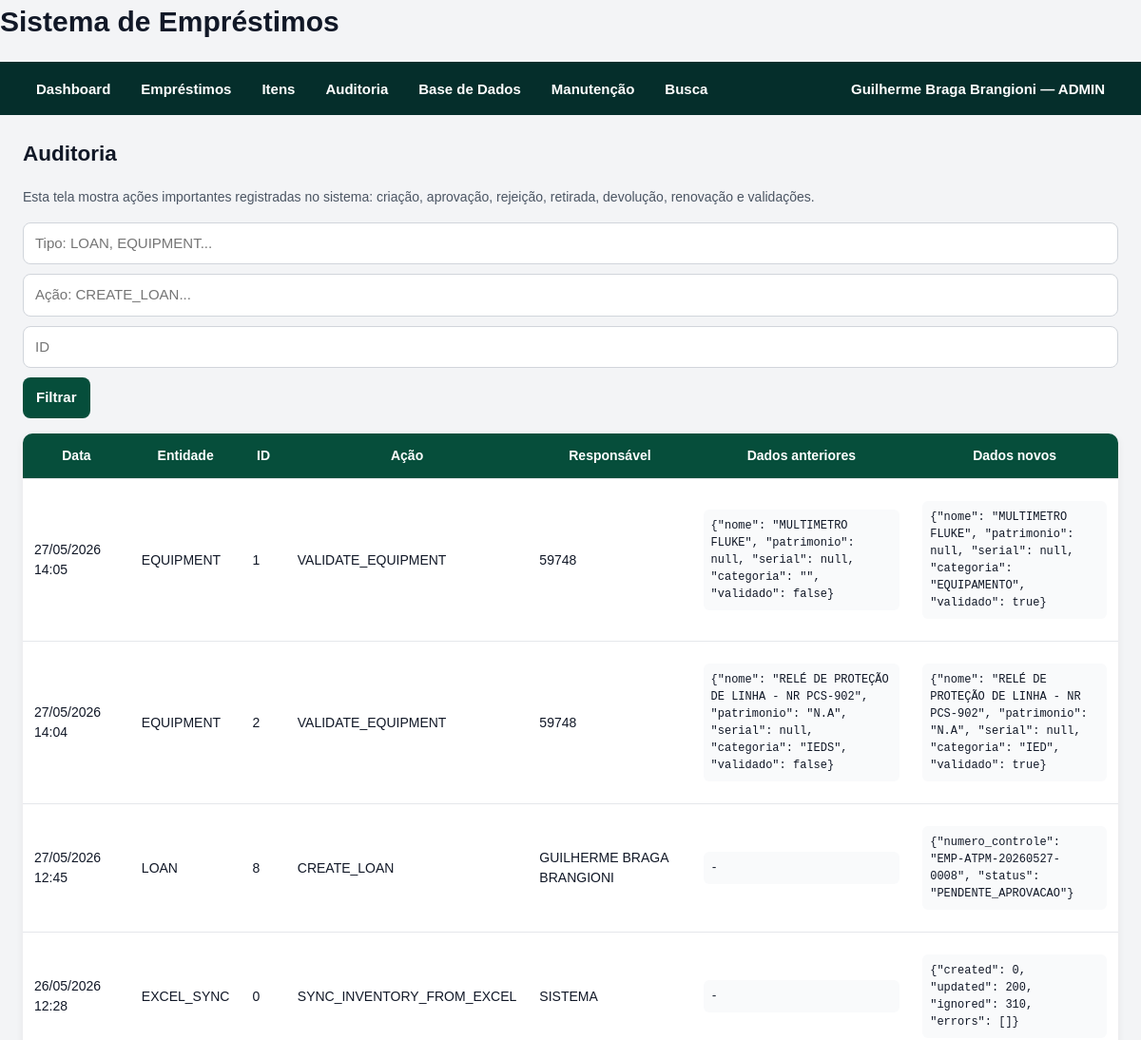
The app's page /auditoria/ (signed in, upper part), older data.
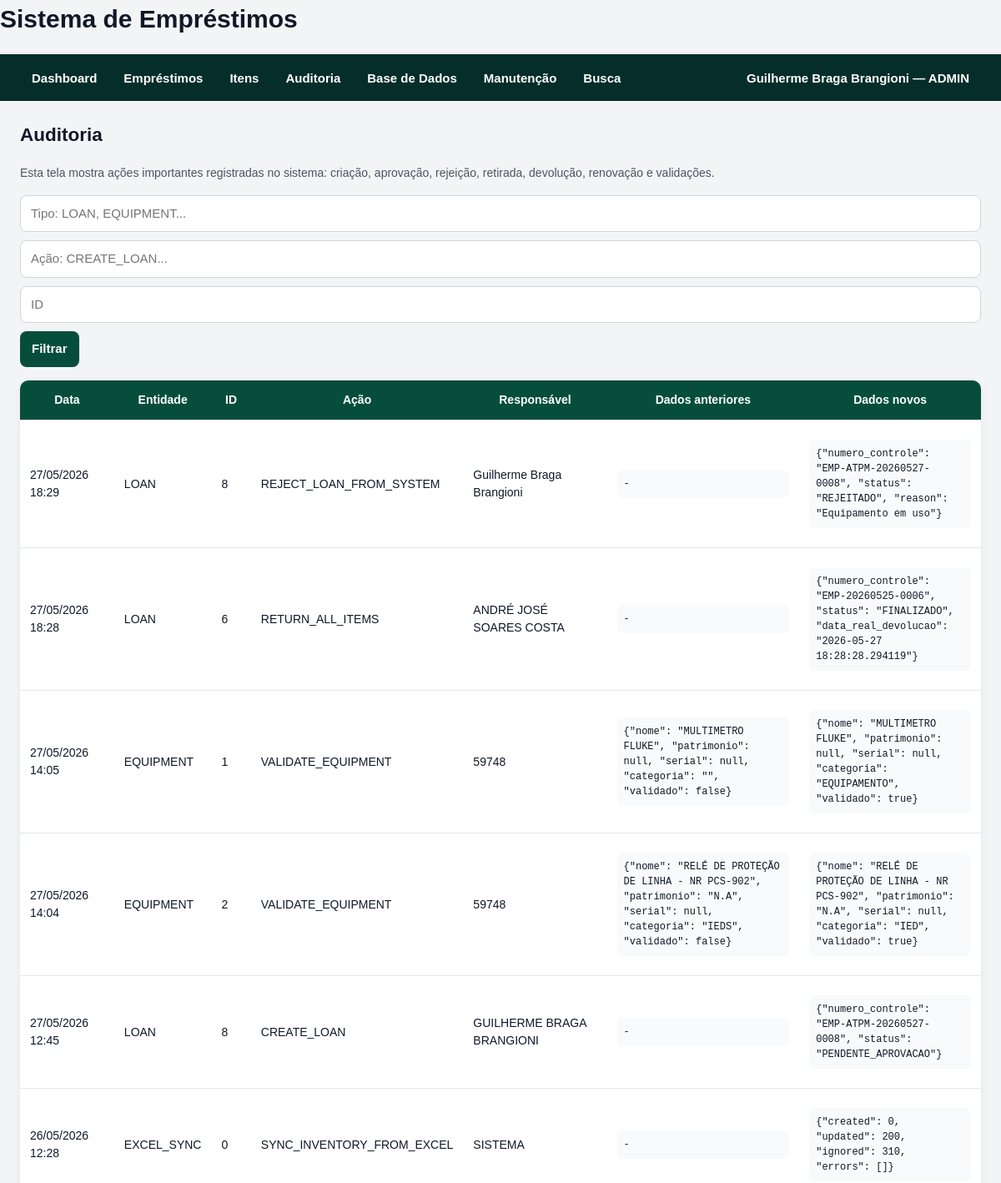
The same page, newer data.
### models/system_user.py (models this page shows, shortened)
class SystemUser(db.Model):
    __tablename__ = "system_users"
    id = db.Column(db.Integer, primary_key=True)
    nome = db.Column(db.String(255), nullable=False)
    email = db.Column(db.String(255), nullable=False, unique=True, index=True)
    password_hash = db.Column(db.String(255), nullable=False)
    role = db.Column(db.String(50), nullable=False, default="CONSULTA")
    active = db.Column(db.Boolean, default=True)
    matricula = db.Column(db.String(20))
    telefone = db.Column(db.String(20))
    gerencia = db.Column(db.String(10))
    regional = db.Column(db.String(20))
    equipe = db.Column(db.String(255))
    must_change_password = db.Column(
        db.Boolean,
        nullable=False,
        default=False,
    )
    temporary_password_generated_at = db.Column(db.DateTime)
    password_changed_at = db.Column(db.DateTime)
    last_login_at = db.Column(db.DateTime)
    created_at = db.Column(db.DateTime, default=datetime.utcnow)
    updated_at = db.Column(
        db.DateTime,
        default=datetime.utcnow,
        onupdate=datetime.utcnow,
    )

### models/audit_log.py (models this page shows)
class AuditLog(db.Model):
    __tablename__ = "audit_logs"
    id = db.Column(db.Integer, primary_key=True)
    entity_type = db.Column(db.String(100), nullable=False)
    entity_id = db.Column(db.Integer, nullable=False)
    action = db.Column(db.String(255), nullable=False)
    performed_by = db.Column(db.String(255), nullable=False)
    old_data = db.Column(db.Text)
    new_data = db.Column(db.Text)
    created_at = db.Column(db.DateTime, default=datetime.utcnow)

### routes/audit_routes.py (the view)
@audit_bp.route("/")
def audit_list():
    entity_type = request.args.get("entity_type", "").strip()
    action = request.args.get("action", "").strip()
    entity_id = request.args.get("entity_id", "").strip()
    query = AuditLog.query
    if entity_type:
        query = query.filter(AuditLog.entity_type == entity_type)
    if action:
        query = query.filter(AuditLog.action == action)
    if entity_id:
        try:
            query = query.filter(AuditLog.entity_id == int(entity_id))
        except ValueError:
            pass
    logs = query.order_by(
        AuditLog.created_at.desc()
    ).limit(300).all()
    return render_template(
        "audit_list.html",
        logs=logs,
        entity_type=entity_type,
        action=action,
        entity_id=entity_id,
    )

### services/approval_service.py (called while the page is built, shortened)
    @staticmethod
    def count_pending_for_current_user() -> int:
        current_user = AuthService.get_current_user()
        if not current_user:
            return 0
        query = (
            Loan.query
            .join(Approver, Loan.approver_id == Approver.id)
            .filter(Loan.status == LoanStatus.PENDENTE_APROVACAO.value)
        )
        if current_user.role == UserRole.ADMIN.value:
            return query.count()

### services/auth_service.py (called while the page is built)
    @staticmethod
    def count_users() -> int:
        return SystemUser.query.count()

    @staticmethod
    def get_current_user() -> SystemUser | None:
        user_id = session.get(AuthService.SESSION_USER_ID_KEY)
        if not user_id:
            return None
        user = db.session.get(SystemUser, user_id)
        if not user or not user.active:
            AuthService.logout_user()
            return None
        return user

### templates/audit_list.html
{% extends "base.html" %}
{% block content %}
<h2>Auditoria</h2>
<p class="hint">
    Esta tela mostra ações importantes registradas no sistema:
    criação, aprovação, rejeição, retirada, devolução, renovação e validações.
</p>
<form method="get" class="form-inline">
    <input
        type="text"
        name="entity_type"
        placeholder="Tipo: LOAN, EQUIPMENT..."
        value="{{ entity_type }}"
    >
    <input
        type="text"
        name="action"
        placeholder="Ação: CREATE_LOAN..."
        value="{{ action }}"
    >
    <input
        type="number"
        name="entity_id"
        placeholder="ID"
        value="{{ entity_id }}"
    >
    <button type="submit">Filtrar</button>
</form>
<table>
    <thead>
        <tr>
            <th>Data</th>
            <th>Entidade</th>
            <th>ID</th>
            <th>Ação</th>
            <th>Responsável</th>
            <th>Dados anteriores</th>
            <th>Dados novos</th>
        </tr>
    </thead>
    <tbody>
        {% for log in logs %}
        <tr>
            <td>{{ log.created_at.strftime("%d/%m/%Y %H:%M") }}</td>
            <td>{{ log.entity_type }}</td>
            <td>{{ log.entity_id }}</td>
            <td>{{ log.action }}</td>
            <td>{{ log.performed_by }}</td>
            <td>
                <pre>{{ log.old_data or "-" }}</pre>
            </td>
            <td>
                <pre>{{ log.new_data or "-" }}</pre>
            </td>
        </tr>
        {% endfor %}
    </tbody>
</table>
{% endblock %}

### templates/base.html (shortened to what this page needs)
<!DOCTYPE html>
<html lang="pt-BR">
<head>
    <link rel="stylesheet" href="{{ url_for('static', filename='style.css') }}">
</head>
<body>
    <header class="topbar">
        <h1>Sistema de Empréstimos</h1>
        <nav class="navbar">
            <div class="nav-left">
                <a class="nav-link" href="{{ url_for('main_bp.dashboard') }}">
                    Dashboard
                </a>
                {% if current_user %}
                    {% if current_user.role in ["ADMIN", "OPERADOR", "CONSULTA"] %}
                    <div class="nav-item dropdown">
                        <button class="nav-drop-button" type="button">
                            Empréstimos
                        </button>
                    </div>
                    {% endif %}
                    {% if current_user.role in ["ADMIN", "OPERADOR", "CONSULTA"] %}
                    <div class="nav-item dropdown">
                        <button class="nav-drop-button" type="button">
                            Itens
                        </button>
                    </div>
                    {% endif %}
                    {% if current_user.role in ["ADMIN", "OPERADOR"] %}
                    <div class="nav-item dropdown">
                        <button class="nav-drop-button" type="button">
                            Auditoria
                        </button>
                    </div>
                    {% endif %}
                    {% if current_user.role in ["ADMIN", "OPERADOR"] %}
                    <div class="nav-item dropdown">
                        <button class="nav-drop-button" type="button">
                            Base de Dados
                        </button>
                    </div>
                    {% endif %}
                    {% if current_user.role == "ADMIN" %}
                    <div class="nav-item dropdown">
                        <button class="nav-drop-button" type="button">
                            Manutenção
                        </button>
                    </div>
                    {% endif %}
                    <a class="nav-link" href="{{ url_for('search_bp.global_search') }}">
                        Busca
                    </a>
                {% endif %}
            </div>
            <div class="nav-right">
                {% if current_user %}
                    <div class="nav-item dropdown user-menu">
                        <button class="nav-drop-button" type="button">
                            {{ current_user.nome }} — {{ current_user.role }}
                        </button>
                    </div>
                {% else %}
                    <a class="nav-link" href="{{ url_for('auth_bp.login') }}">
                        Entrar
                    </a>
                {% endif %}
            </div>
        </nav>
    </header>
    <main class="container">
        {% block content %}{% endblock %}
    </main>
</body>
</html>

### static/style.css (style rules this page uses)
* { box-sizing: border-box; }
body { margin: 0; padding: 0; font-family: Arial, Helvetica, sans-serif; font-size: 15px; line-height: 1.5; background: #f3f4f6; color: #111827; }
h1, h2, h3, h4 { margin-top: 0; color: #111827; }
h2 { margin-bottom: 18px; }
a { color: #2563eb; text-decoration: none; }
pre { white-space: pre-wrap; word-break: break-word; background: #f9fafb; padding: 8px; border-radius: 6px; font-size: 12px; max-width: 360px; }
main, .container { max-width: 1400px; margin: 0 auto; padding: 24px; }
.navbar { background: #1f2937; color: white; display: flex; justify-content: space-between; align-items: center; gap: 16px; padding: 0 24px; min-height: 56px; position: relative; z-index: 1000; }
.navbar * { box-sizing: border-box; }
.nav-left, .nav-right { display: flex; align-items: center; gap: 4px; }
.nav-item { position: relative; display: flex; align-items: center; }
.nav-link, .nav-drop-button { height: 56px; display: flex; align-items: center; justify-content: center; padding: 0 14px; margin: 0; color: white; background: transparent; border: none; font-family: inherit; font-size: 15px; font-weight: 600; line-height: 1; text-decoration: none; cursor: pointer; white-space: nowrap; }
.user-menu .nav-drop-button { max-width: 380px; overflow: hidden; text-overflow: ellipsis; }
.hint { color: #4b5563; font-size: 14px; margin: 8px 0 16px; }
form { margin: 0; }
.form-inline { display: flex; gap: 10px; align-items: center; flex-wrap: wrap; margin-bottom: 16px; }
input, select, textarea { width: 100%; padding: 10px 12px; border: 1px solid #d1d5db; border-radius: 8px; font: inherit; background: white; color: #111827; }
button, .button { display: inline-flex; align-items: center; justify-content: center; min-height: 40px; padding: 10px 14px; border: none; border-radius: 8px; background: #2563eb; color: white; font: inherit; font-weight: 600; text-decoration: none; cursor: pointer; }
table { width: 100%; border-collapse: collapse; background: white; border-radius: 10px; overflow: hidden; margin-bottom: 20px; box-shadow: 0 2px 8px rgba(0, 0, 0, 0.06); }
thead { background: #111827; color: white; }
th, td { padding: 11px 12px; border-bottom: 1px solid #e5e7eb; text-align: left; vertical-align: top; }
th { font-weight: 700; font-size: 14px; }
td { font-size: 14px; }
table td { vertical-align: middle; }
table td:last-child { vertical-align: middle; }
:root { --primary-green: #064e3b; --primary-green-hover: #065f46; --primary-green-light: #d1fae5; --primary-green-border: #10b981; --primary-green-text: #064e3b; }
a { color: var(--primary-green); }
button, .button { background: var(--primary-green); color: white; }
thead { background: var(--primary-green); color: white; }
.navbar { background: #052e2b; }
table thead th { text-align: center !important; vertical-align: middle !important; height: 48px; padding: 12px 10px; white-space: normal; line-height: 1.35; }

Row changes from the older to the newer data that the page shows:
added AuditLog: created_at "27/05/2026 18:29", entity_type "LOAN", entity_id "8", action "REJECT_LOAN_FROM_SYSTEM", performed_by "Guilherme Braga Brangioni", old_data "-", new_data "{\"numero_controle\": \"EMP-ATPM-20260527-0008\", \"status\": \"REJEITADO\", \"reason\": \"Equipamento em uso\"}"
added AuditLog: created_at "27/05/2026 18:28", entity_type "LOAN", entity_id "6", action "RETURN_ALL_ITEMS", performed_by "ANDRÉ JOSÉ SOARES COSTA", old_data "-", new_data "{\"numero_controle\": \"EMP-20260525-0006\", \"status\": \"FINALIZADO\", \"data_real_devolucao\": \"2026-05-27 18:28:28.294119\"}"
